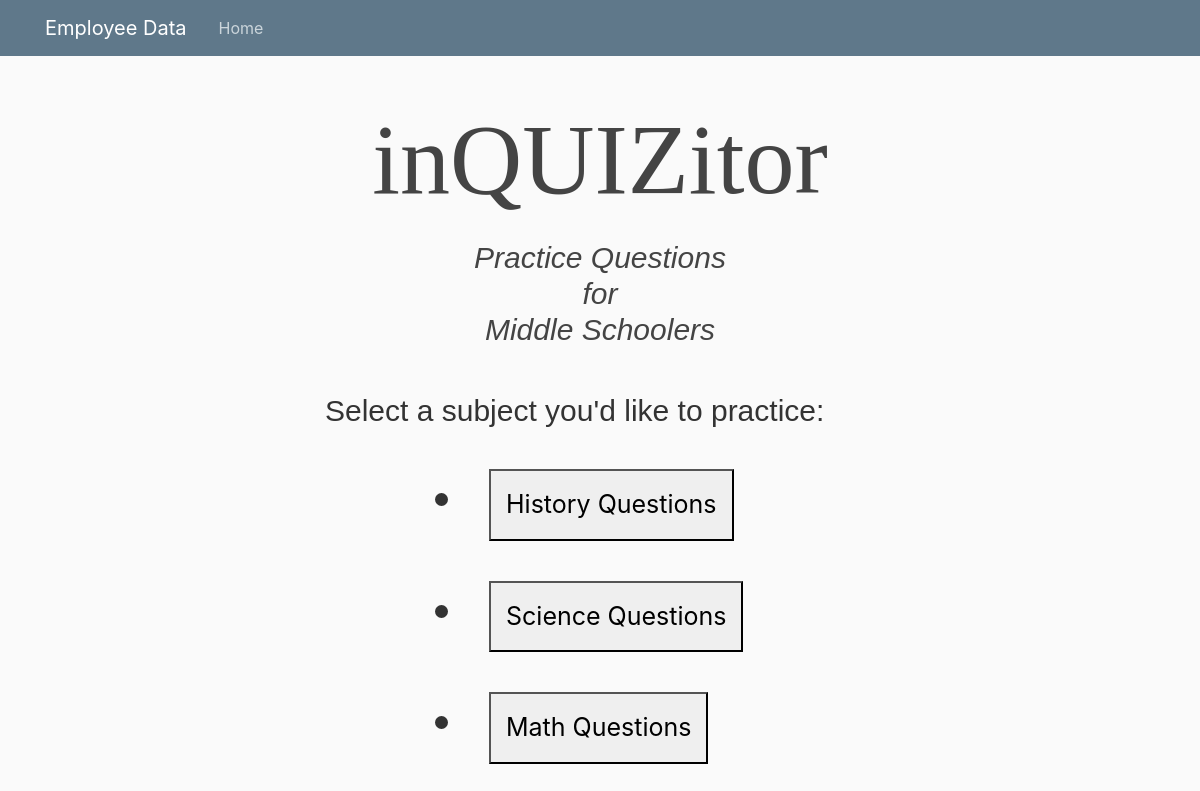
Screenshot of /polls/ with the database file from the repository.
### polls/models.py (models this page shows, shortened)
class Subject(models.Model):
    objects = RandomManager()
    subject_text = models.CharField(max_length=200)
    pub_date = models.DateTimeField('date published')

### polls/views.py (the view)
# urls.py: path('', views.IndexView.as_view(), name='index'),
class IndexView(generic.ListView):
    template_name = 'polls/index.html'
    context_object_name = 'latest_question_list'
    def get_queryset(self):
        return Subject.objects.order_by('-pub_date')[:5]

### polls/templates/polls/index.html (shortened to what this page needs)
{% extends "polls/base.html" %}
{% block content %}
{% load static %}
<!DOCTYPE html>
<html lang="en">
<head>
    <link rel="stylesheet" type='text/css' href="{% static 'index.css'%}" />
</head>
<body>
    <h1 id="title">
        inQUIZitor
    </h1>
    <h2 id="subheading">
        Practice Questions<br>for<br>Middle Schoolers
    </h2>
    <p id="instruction">Select a subject you'd like to practice:</p>
    {% if latest_question_list %}
    <ul>
    {% for subject in latest_question_list %}
    <li><a href="{% url 'polls:detail' subject.id subject.id %}"><button>{{ subject.subject_text }}</button></a></li>
    {% endfor %}
    </ul>
{% else %}
    <p>No polls are available.</p>
{% endif %}
</body>
</html>
{% endblock content %}

### polls/static/main.css (style rules this page uses)
body { background: #fafafa; color: #333333; margin-top: 5rem; }
h1, h2, h3, h4, h5, h6 { color: #444444; }
ul { margin: 0; }
li { font-size: 25px; }

### polls/static/index.css (style rules this page uses)
li { font-size: 40px; text-align: justify; list-style-position: inside; padding: 20px; margin-left: 330px; }
button { font-size: 25px; padding: 15px; }
#title { font-size: 100px; margin: auto; text-align: center; font-family: copperplate; padding-top: 20px; }
#subheading { font-size: 30px; font-style: italic; margin: auto; text-align: center; padding: 20px; font-family: Arial; }
#instruction { font-size: 30px; margin-left: 280px; padding-top:20px; font-family: Arial; }

### rows the page displays
Subject: subject_text "History Questions"
Subject: subject_text "Science Questions"
Subject: subject_text "Math Questions"
